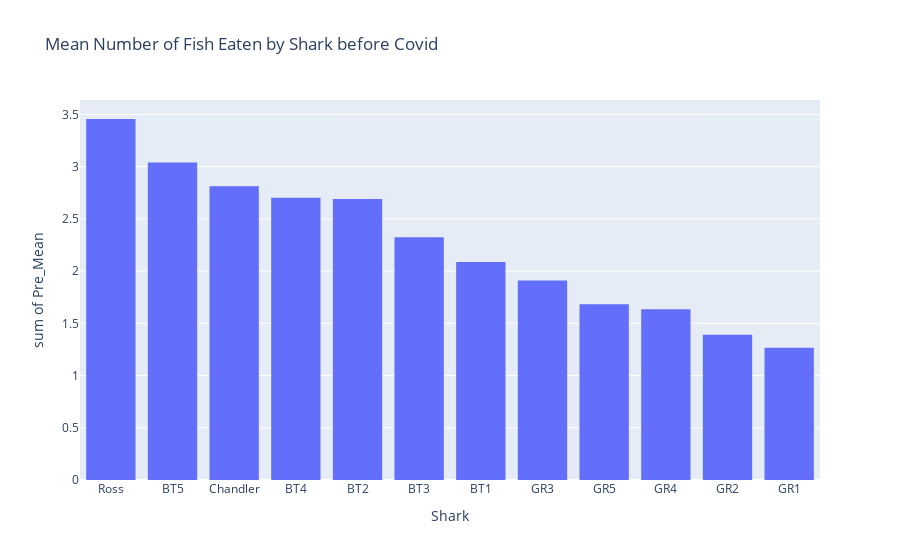

The notebook cell this image was saved under:
### Code cell
fig = px.histogram(pre_eaten_means_sorted, x="Shark", y="Pre_Mean", 
                   title = "Mean Number of Fish Eaten by Shark before Covid",
                  labels={
                     "Shark": "Shark",
                     "Mean": " Mean Number of Fish",
                 })
fig.show()

### Figure 1 — Plotly figure (JSON) as saved in the notebook; plotly's stock layout.template omitted (floating-point values rounded to 4 significant figures)
{"data": [{"alignmentgroup": "True", "bingroup": "x", "histfunc": "sum", "hovertemplate": "Shark=%{x}<br>sum of Pre_Mean=%{y}<extra></extra>", "legendgroup": "", "marker": {"color": "#636efa"}, "name": "", "offsetgroup": "", "orientation": "v", "showlegend": false, "type": "histogram", "x": ["Ross", "BT5", "Chandler", "BT4", "BT2", "BT3", "BT1", "GR3", "GR5", "GR4", "GR2", "GR1"], "xaxis": "x", "y": [3.456, 3.04, 2.811, 2.703, 2.691, 2.323, 2.088, 1.909, 1.683, 1.635, 1.391, 1.266], "yaxis": "y"}], "layout": {"barmode": "relative", "legend": {"tracegroupgap": 0}, "title": {"text": "Mean Number of Fish Eaten by Shark before Covid"}, "xaxis": {"anchor": "y", "domain": [0, 1], "title": {"text": "Shark"}}, "yaxis": {"anchor": "x", "domain": [0, 1], "title": {"text": "sum of Pre_Mean"}}}}
